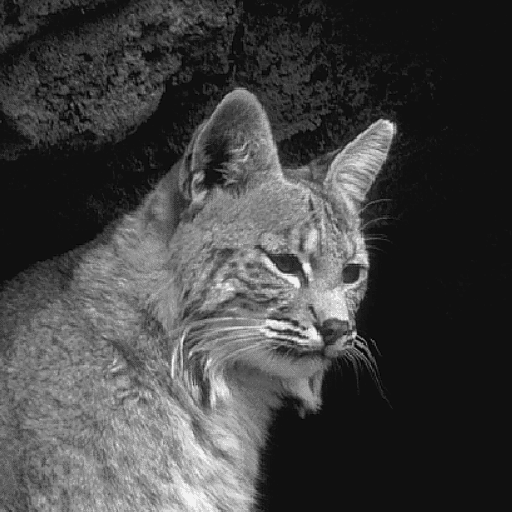
#> input picture cat.gif, 512 x 512 px
$ jupyter execute q4.ipynb
#> lines starting #> are read from the running program, lines starting #| are printed output that depends on the picture
[cell 1]
import cv2
import numpy as np
import matplotlib.pyplot as plt
from PIL import Image

im = Image.open('cat.gif').convert('RGB')
im.save('cat.jpg')

[cell 2]
image = cv2.imread('cat.jpg', cv2.IMREAD_GRAYSCALE)
#> image: shape (512, 512); min 0, max 255, mean 66.9

[cell 3]
roberts_x = cv2.filter2D(image, -1, np.array([[1, 0], [0, -1]]))
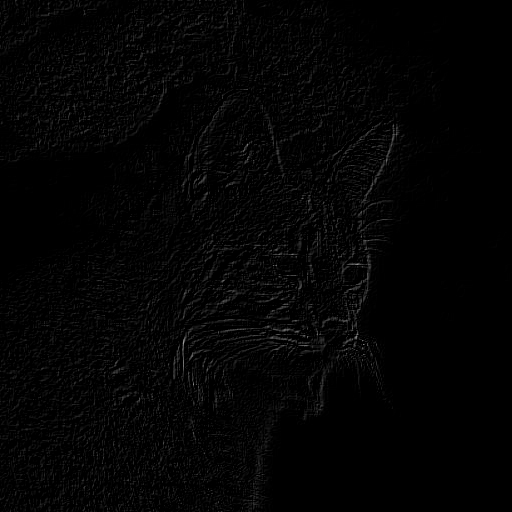
#> roberts_x: shape (512, 512); min 0, max 153, mean 3.9
roberts_y = cv2.filter2D(image, -1, np.array([[0, 1], [-1, 0]]))
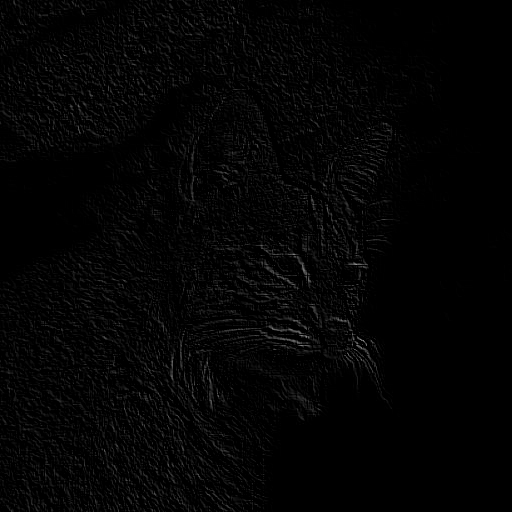
#> roberts_y: shape (512, 512); min 0, max 145, mean 4.1


roberts_magnitude = np.sqrt(roberts_x**2 + roberts_y**2)
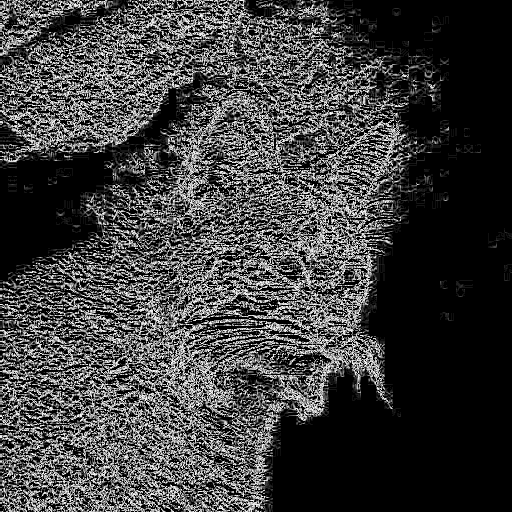
#> roberts_magnitude: shape (512, 512) float16; min 0, max 15.91, mean 3.94; drawn with min black and max white

[cell 4]
plt.figure(figsize=(12, 4))

plt.subplot(1, 4, 1), plt.imshow(image, cmap='gray')
plt.title('Original Image')

plt.subplot(1, 4, 2), plt.imshow(roberts_x, cmap='gray')
plt.title('Roberts X')

plt.subplot(1, 4, 3), plt.imshow(roberts_y, cmap='gray')
plt.title('Roberts Y')

plt.subplot(1, 4, 4), plt.imshow(roberts_magnitude, cmap='gray')
plt.title('Roberts Magnitude')
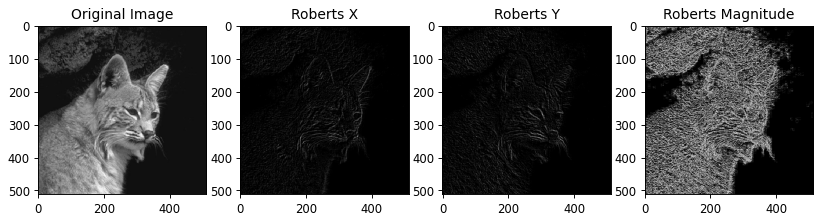
#> figure drawn by matplotlib, 4 panels

[cell 5]
prewitt_x = cv2.filter2D(image, -1, np.array([[-1, 0, 1], [-1, 0, 1], [-1, 0, 1]]))
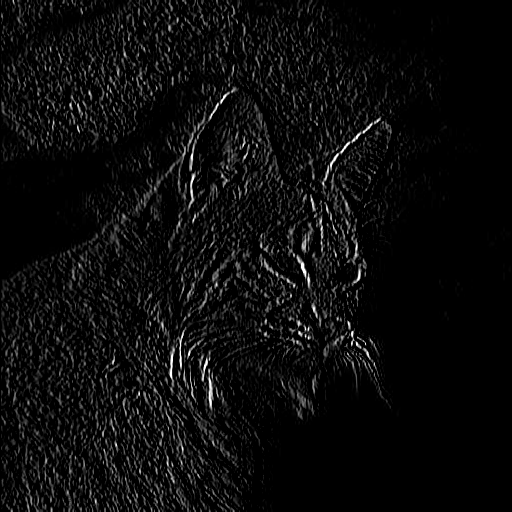
#> prewitt_x: shape (512, 512); min 0, max 255, mean 11.9
prewitt_y = cv2.filter2D(image, -1, np.array([[-1, -1, -1], [0, 0, 0], [1, 1, 1]]))
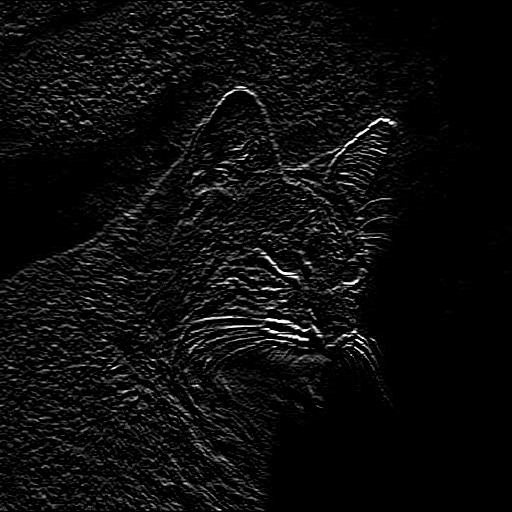
#> prewitt_y: shape (512, 512); min 0, max 255, mean 12.2


prewitt_magnitude = np.sqrt(prewitt_x**2 + prewitt_y**2)
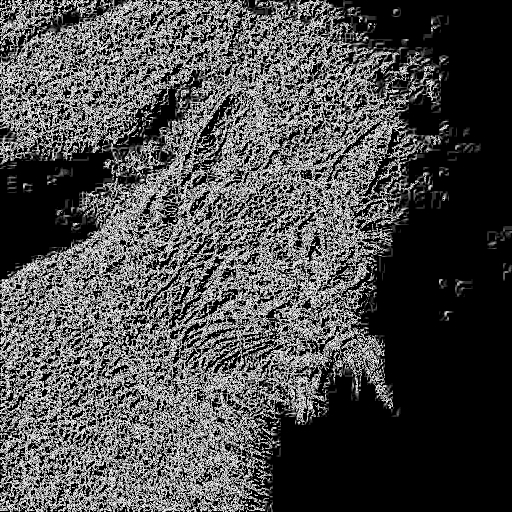
#> prewitt_magnitude: shape (512, 512) float16; min 0, max 15.91, mean 4.79; drawn with min black and max white

[cell 6]
plt.figure(figsize=(12, 4))

plt.subplot(1, 4, 1), plt.imshow(image, cmap='gray')
plt.title('Original Image')

plt.subplot(1, 4, 2), plt.imshow(prewitt_x, cmap='gray')
plt.title('Prewitt X')

plt.subplot(1, 4, 3), plt.imshow(prewitt_y, cmap='gray')
plt.title('Prewitt Y')

plt.subplot(1, 4, 4), plt.imshow(prewitt_magnitude, cmap='gray')
plt.title('Prewitt Magnitude')

[cell 7]
plt.figure(figsize=(15, 5))

plt.subplot(1, 4, 1), plt.imshow(image, cmap='gray')
plt.title('Original Image')

plt.subplot(1, 4, 2), plt.imshow(roberts_magnitude, cmap='gray')
plt.title('Roberts Cross')

plt.subplot(1, 4, 3), plt.imshow(prewitt_magnitude, cmap='gray')
plt.title('Prewitt')

plt.subplot(1, 4, 4), plt.imshow(np.abs(roberts_magnitude - prewitt_magnitude), cmap='gray')
plt.title('Difference')
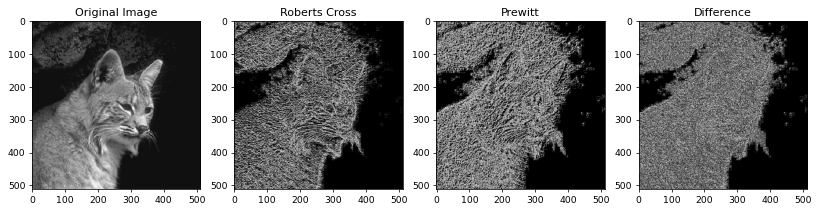
#> figure drawn by matplotlib, 4 panels

[cell 8]
A_values = [1.5, 2.0, 3.0]  # Experiment with different values of 'A'

# Display the images with high-boost filtering
plt.figure(figsize=(15, 13))

for i, A in enumerate(A_values, 1):
    # High-boost filter for Roberts Cross
    roberts_high_boost = A * roberts_magnitude + image

    # High-boost filter for Prewitt
    prewitt_high_boost = A * prewitt_magnitude + image

    # Display the results
    plt.subplot(3, 4, i), plt.imshow(roberts_high_boost, cmap='gray')
    plt.title(f'Roberts Boosted (A={A})')

    plt.subplot(3, 4, i + 4), plt.imshow(prewitt_high_boost, cmap='gray')
    plt.title(f'Prewitt Boosted (A={A})')

    plt.subplot(3, 4, i + 8), plt.imshow(np.abs(roberts_high_boost - prewitt_high_boost), cmap='gray')
    plt.title(f'Difference (A={A})')
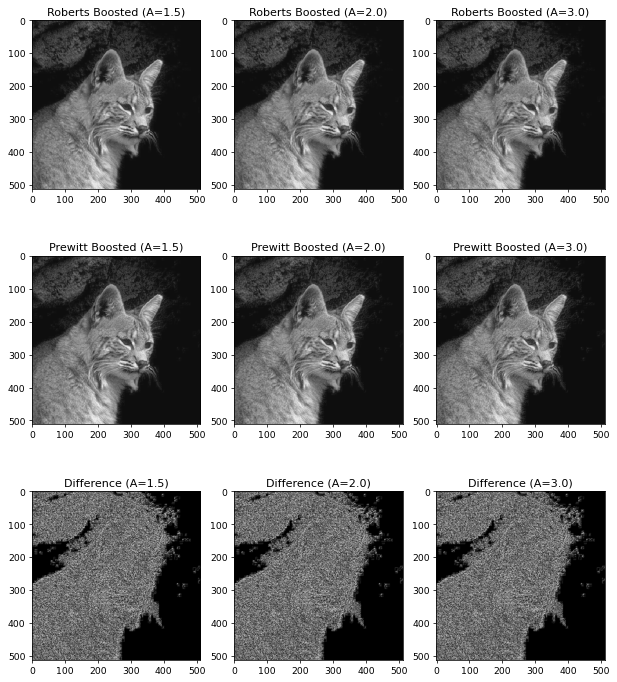
#> figure drawn by matplotlib, 9 panels

$ run again, with bridge.jpg saved as cat.gif
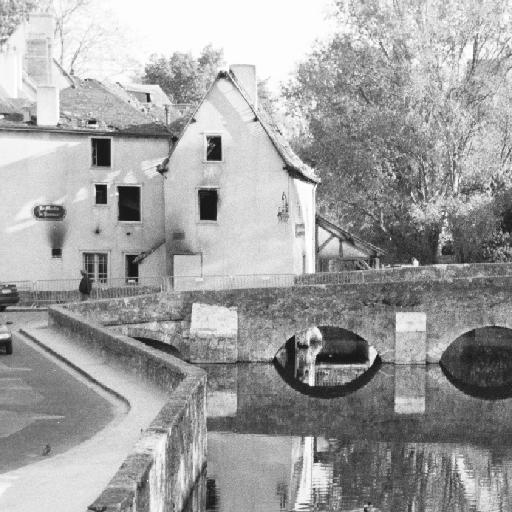
#> input picture bridge.jpg, 512 x 512 px
#> im is the input picture: PIL image 512x512 RGB; min 0, max 255, mean 161.2
#> `[cell 7] plt.figure(figsize=(15, 5))  plt.subplot(1, 4, 1), plt.imshow..`:
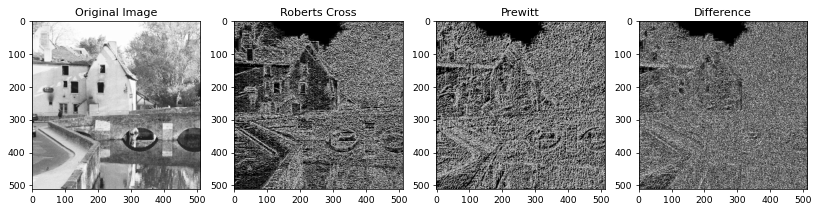
#> figure drawn by matplotlib, 4 panels
#> the loop `for i, A in enumerate(A_values, 1):` made 3 passes
#> pass 1, `roberts_high_boost = A * roberts_magnitude + image`:
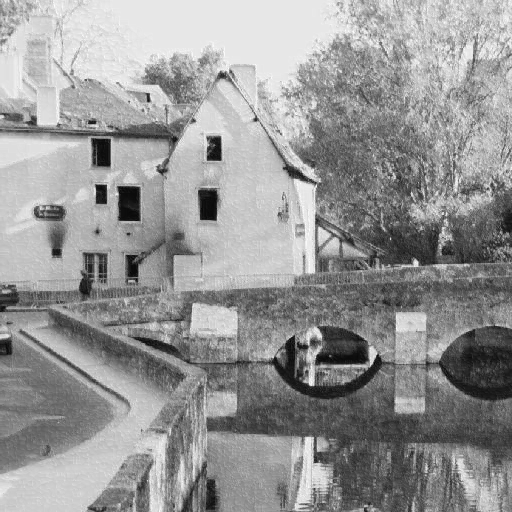
#> roberts_high_boost: shape (512, 512) float16; min 14, max 277.8, mean 169.5; drawn with min black and max white
